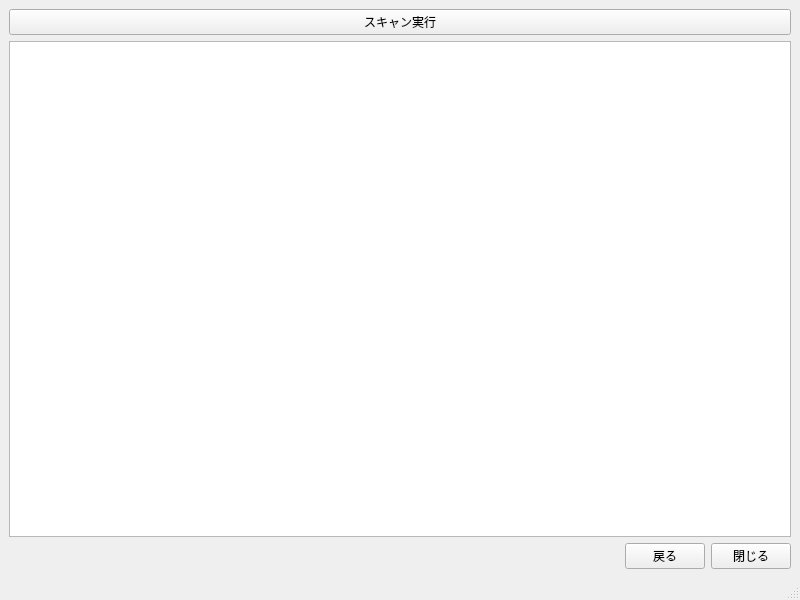
<?xml version="1.0" encoding="UTF-8"?>
<ui version="4.0">
 <class>MainWindow</class>
 <widget class="QMainWindow" name="MainWindow">
  <property name="geometry">
   <rect>
    <x>0</x>
    <y>0</y>
    <width>800</width>
    <height>600</height>
   </rect>
  </property>
  <property name="windowTitle">
   <string>MainWindow</string>
  </property>
  <widget class="QWidget" name="centralwidget">
   <layout class="QVBoxLayout" name="verticalLayout">
    <item>
     <widget class="QPushButton" name="execButton">
      <property name="text">
       <string>スキャン実行</string>
      </property>
     </widget>
    </item>
    <item>
     <widget class="QTableWidget" name="exec_table"/>
    </item>
    <item>
     <layout class="QHBoxLayout" name="horizontalLayout">
      <item>
       <spacer name="horizontalSpacer">
        <property name="orientation">
         <enum>Qt::Horizontal</enum>
        </property>
        <property name="sizeHint" stdset="0">
         <size>
          <width>773</width>
          <height>20</height>
         </size>
        </property>
       </spacer>
      </item>
      <item>
       <widget class="QPushButton" name="backButton">
        <property name="text">
         <string>戻る</string>
        </property>
       </widget>
      </item>
      <item>
       <widget class="QPushButton" name="closeButton">
        <property name="text">
         <string>閉じる</string>
        </property>
       </widget>
      </item>
     </layout>
    </item>
   </layout>
  </widget>
  <widget class="QStatusBar" name="statusbar"/>
 </widget>
 <resources/>
 <connections/>
</ui>
